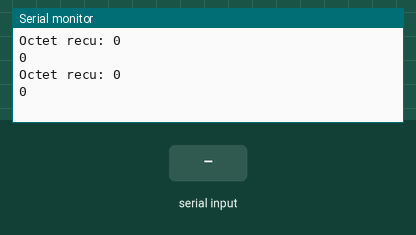
Bench run of a program on a simulated Arduino Uno, built with avr-gcc and run on an emulated ATmega328P. Shown: the last lines printed to the serial monitor. The inputs (shaded band) are chosen by the test bench.

Above: at 1.2 s.
1.3 s: "a" received over Serial
At 2.6 s:
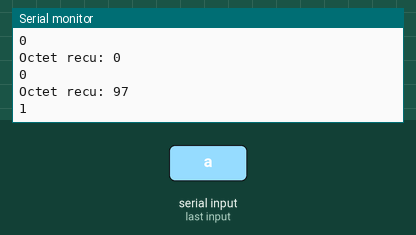
2.8 s: "z" received over Serial
At 3.8 s:
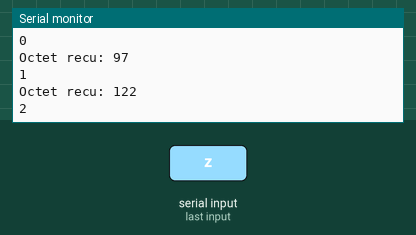
Timing chart, 0 to 5.8 s (numbered marks = the images above; inputs shaded):
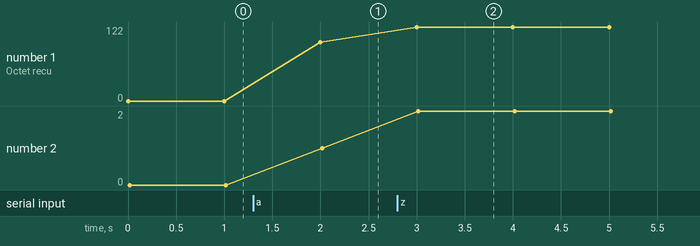

The program:

main.cpp
```cpp
#include <Arduino.h>

int incomingByte = 0; // Define varriable in order to read tht value from the keyboard
int object = 0; // define the varriable object

void setup() {
  Serial.begin(9600); // ouvre le port série et fixe le débit à 9600 bauds
}

void loop() {
  if (Serial.available() > 0) {
    incomingByte = Serial.read();
    }
  if (incomingByte == 97) { //the number of bytes send by the 1 on the keyboard is 49
    object = 1; // If 1 is press on the keyboard sensor 1 goes to state 1 (signal)
  }
  if (incomingByte == 122) { //The number of bytes correspond to 2 on the keyboard
    object = 2; // If 2 is press, sensor 2 goes to state 1
  }
  if (incomingByte == 101) { // Number of bytes corresponding to 3 on the key board
    object = 3; // If 3 is press, sensor 3 goes to state 1
  }
  Serial.print("Octet recu: ");
  Serial.println((char)incomingByte, DEC);
  Serial.println(object);
  object = 0;
delay (1000);
}
```

Measured:
- after the input at 1.3 s, the serial monitor: prints a new line after 0.70 s (image 1)
- after the input at 2.8 s, the serial monitor: prints a new line after 0.20 s (image 2)
- plotted number 1: 0 → 97 after the input at 1.3 s, 97 → 122 after the input at 2.8 s
- plotted number 2: 0 → 1 after the input at 1.3 s, 1 → 2 after the input at 2.8 s
